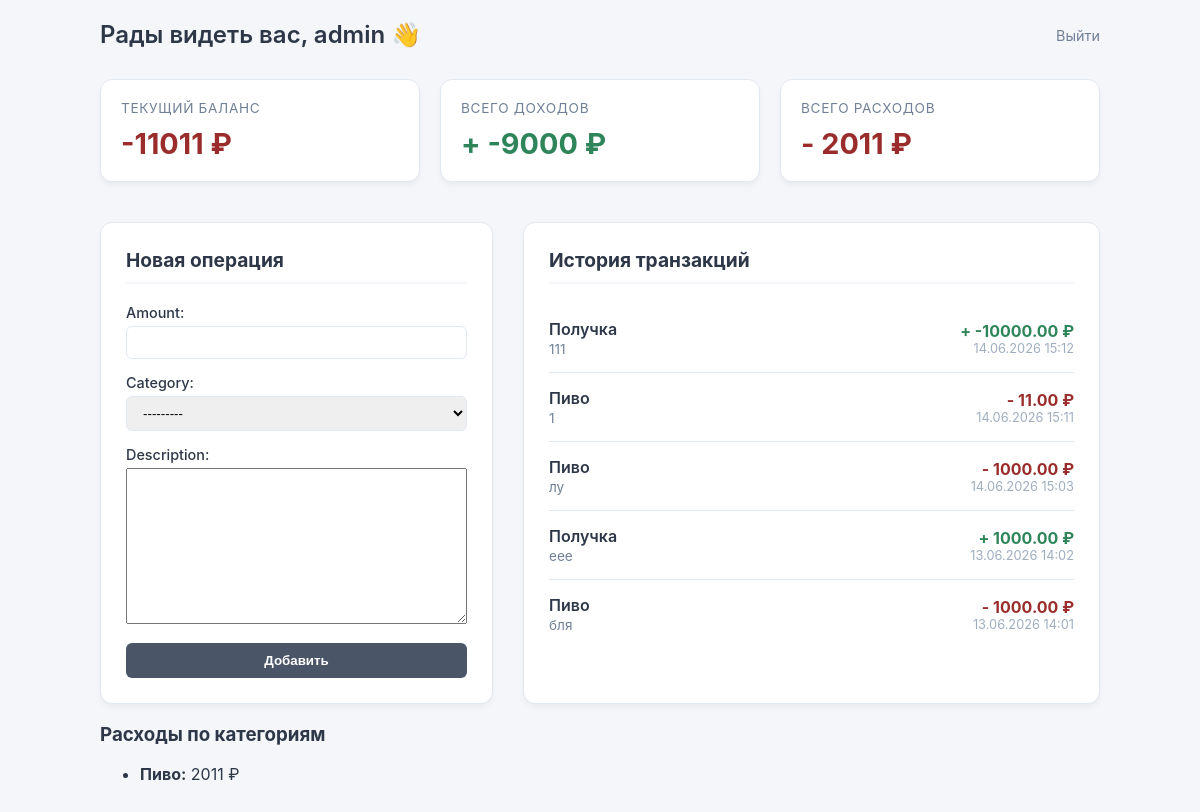
The app's page /wallet/ (signed in) with its own data.
### wallet/models.py (models this page shows, shortened)
class User(AbstractUser):  # 2 usages
    pass

class Transaction(models.Model):  # 6 usages
    objects = TransactionQuerySet.as_manager()
    user = models.ForeignKey(User, on_delete=models.SET_NULL, null=True, blank=True, related_name='transactions')
    category = models.ForeignKey(Category, on_delete=models.CASCADE, related_name='transactions')
    amount = models.DecimalField(max_digits=10, decimal_places=2)
    creation = models.DateTimeField(auto_now_add=True)
    description = models.TextField(blank=True, null=True)

class Category(models.Model):  # 7 usages
    objects = CategoryQuerySet.as_manager()
    class CategoryChoices(models.TextChoices):
        INCOME = "IN", "Доход"
        OUTCOME = "OUT", 'Расход'
    user = models.ForeignKey(User, on_delete=models.CASCADE, related_name='categories')
    name = models.CharField(max_length=100)
    type = models.CharField(max_length=3, choices=CategoryChoices.choices, default=CategoryChoices.INCOME)
    def __str__(self):
        return f"{self.name}:{self.get_type_display()}"

### wallet/views.py (the view)
# urls.py: path('', views.index, name = 'index'),
@login_required
def index(request):
    if request.method == 'POST':
        form = TransactionForm(request.POST, user=request.user)
        if form.is_valid():
            transaction = form.save(commit=False)
            transaction.user = request.user
            transaction.save()
            return redirect('wallet:index')
    else:
        form = TransactionForm(user = request.user)
    transactions = Transaction.objects.for_user(request.user).order_by('-creation')
    sum_of_income = Transaction.objects.for_user(request.user).income().get_total_amount()
    sum_of_outcome = Transaction.objects.for_user(request.user).outcome().get_total_amount()
    balance = sum_of_income - sum_of_outcome
    categories_stats = Category.objects.for_user(request.user).outcome().group_categories()
    context = {'transactions': transactions,
                'form': form,
               'income': sum_of_income,
               'outcome': sum_of_outcome,
               'balance': balance,
               'categories': categories_stats
               }
    return render(request, 'wallet/index.html', context)

### wallet/forms.py (shortened to what this page needs)
class TransactionForm(forms.ModelForm):
    class Meta:
        model = Transaction
        fields = ['amount', 'category', 'description']
    def __init__(self, *args, **kwargs):
        user = kwargs.pop('user', None)
        super().__init__(*args, **kwargs)
        if user:
            self.fields['category'].queryset = Category.objects.filter(user=user)

### wallet/models.py (called while the page is built)
    def for_user(self, user):
        return self.filter(user = user)

    def outcome(self):
        return self.filter(type = 'OUT')

    def group_categories(self):
        return self.annotate(total_spent = Coalesce(Sum('transactions__amount'), 0, output_field=DecimalField(max_digits=10, decimal_places=2)))

    def for_user(self, user):
        return self.filter(user = user)

    def income(self):
        return self.filter(category__type = 'IN')

    def outcome(self):
        return self.filter(category__type = 'OUT')

    def get_total_amount(self):
        return self.aggregate(total = Sum('amount'))['total'] or 0

### templates/wallet/index.html (shortened to what this page needs)
<!DOCTYPE html>
<html lang="ru">
<head>
</head>
<body>
<div class="container">
    {% if request.user.is_authenticated %}
        <header>
            <h2>Рады видеть вас, {{ request.user.username }} 👋</h2>
            <form action="{% url 'wallet:logout' %}" method="post" style="display: inline;">
    <button type="submit" style="background: none; border: none; color: #718096; cursor: pointer; font-family: inherit; font-size: 0.9rem; padding: 0;">
        Выйти
    </button>
</form>
        </header>
        <div class="dashboard">
            <div class="card">
                <div class="card-title">Текущий Баланс</div>
                <div class="card-value {% if balance >= 0 %}balance-positive{% else %}balance-negative{% endif %}">
                    {{ balance }} ₽
                </div>
            </div>
            <div class="card">
                <div class="card-title">Всего Доходов</div>
                <div class="card-value income-val">+ {{ income }} ₽</div>
            </div>
            <div class="card">
                <div class="card-title">Всего Расходов</div>
                <div class="card-value outcome-val">- {{ outcome }} ₽</div>
            </div>
        </div>
        <div class="main-content">
            <div class="block">
                <h3 class="block-title">Новая операция</h3>
                <form method="POST" action="">
                    {% for field in form %}
                        <div class="form-group">
                            {{ field.label_tag }}
                            {{ field }}
                        </div>
                    {% endfor %}
                    <button type="submit" class="btn-submit">Добавить</button>
                </form>
            </div>
            <div class="block">
                <h3 class="block-title">История транзакций</h3>
                <ul class="tx-list">
                    {% for tr in transactions %}
                        <li class="tx-item">
                            <div class="tx-info">
                                <div class="tx-cat">{{ tr.category.name }}</div>
                                <div class="tx-desc">{{ tr.description }}</div>
                            </div>
                            <div style="text-align: right;">
                                <div class="tx-amount {% if tr.category.type == 'IN' %}income-val{% else %}outcome-val{% endif %}">
                                    {% if tr.category.type == 'IN' %}+{% else %}-{% endif %} {{ tr.amount }} ₽
                                </div>
                                <div class="tx-date">{{ tr.creation|date:"d.m.Y H:i" }}</div>
                            </div>
                        </li>
                    {% empty %}
                        <li style="color: #a0aec0; text-align: center; padding: 20px;">История операций пока пуста.</li>
                    {% endfor %}
                </ul>
            </div>
        </div>
    <h3>Расходы по категориям</h3>
<ul>
    {% for cat in categories %}
        <li><strong>{{ cat.name }}:</strong> {{ cat.total_spent }} ₽</li>
    {% empty %}
        <li>Категорий пока нет</li>
    {% endfor %}
</ul>
    {% endif %}
</div>
</body>
</html>

### templates/wallet/index.html (style rules this page uses)
:root { --bg-color: #f4f6f9; --card-bg: #ffffff; --text-main: #2d3748; --primary: #4a5568; --success: #2f855a; --danger: #9b2c2c; --border: #e2e8f0; }
body { font-family: -apple-system, BlinkMacSystemFont, "Segoe UI", Roboto, sans-serif; background-color: var(--bg-color); color: var(--text-main); margin: 0; padding: 20px; }
.container { max-width: 1000px; margin: 0 auto; }
header { display: flex; justify-content: space-between; align-items: center; margin-bottom: 30px; }
h2 { margin: 0; font-weight: 600; }
.dashboard { display: grid; grid-template-columns: repeat(auto-fit, minmax(250px, 1fr)); gap: 20px; margin-bottom: 40px; }
.card { background: var(--card-bg); padding: 20px; border-radius: 12px; box-shadow: 0 4px 6px -1px rgba(0,0,0,0.05); border: 1px solid var(--border); }
.card-title { font-size: 0.85rem; text-transform: uppercase; letter-spacing: 0.05em; color: #718096; margin-bottom: 10px; }
.card-value { font-size: 1.8rem; font-weight: 700; }
.balance-negative { color: var(--danger); }
.income-val { color: var(--success); }
.outcome-val { color: var(--danger); }
.main-content { display: grid; grid-template-columns: 1fr 2fr; gap: 30px; }
.block { background: var(--card-bg); padding: 25px; border-radius: 12px; border: 1px solid var(--border); box-shadow: 0 4px 6px -1px rgba(0,0,0,0.05); }
.block-title { margin-top: 0; margin-bottom: 20px; font-size: 1.2rem; border-bottom: 2px solid var(--bg-color); padding-bottom: 10px; }
.form-group { margin-bottom: 15px; }
.form-group label { display: block; margin-bottom: 5px; font-weight: 500; font-size: 0.9rem; }
.form-group input, .form-group select { width: 100%; padding: 8px 12px; border: 1px solid var(--border); border-radius: 6px; box-sizing: border-box; }
.btn-submit { background: var(--primary); color: white; border: none; padding: 10px 15px; border-radius: 6px; cursor: pointer; width: 100%; font-weight: 600; }
.tx-list { list-style: none; padding: 0; margin: 0; }
.tx-item { display: flex; justify-content: space-between; align-items: center; padding: 15px 0; border-bottom: 1px solid var(--border); }
.tx-item:last-child { border-bottom: none; }
.tx-info .tx-cat { font-weight: 600; }
.tx-info .tx-desc { font-size: 0.85rem; color: #718096; margin-top: 2px; }
.tx-date { font-size: 0.8rem; color: #a0aec0; }
.tx-amount { font-weight: 700; }

### records on screen
User: user.username "admin"
Transaction: category.name "Получка", description "111", amount "-10000.00", creation "14.06.2026 15:12"
Transaction: category.name "Пиво", description "1", amount "11.00", creation "14.06.2026 15:11"
Transaction: category.name "Пиво", description "лу", amount "1000.00", creation "14.06.2026 15:03"
Transaction: category.name "Получка", description "еее", amount "1000.00", creation "13.06.2026 14:02"
Transaction: category.name "Пиво", description "бля", amount "1000.00", creation "13.06.2026 14:01"
Category: name "Пиво", total_spent "2011"

### other values on screen
{{ balance }} "-11011"
{{ income }} "-9000"
{{ outcome }} "2011"
{{ field.label_tag }} "Amount:" "Category:" "Description:"
